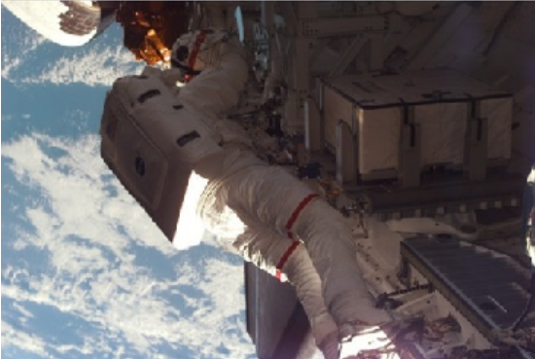
#> input picture 示例代码/直方图与图像增强/image/space.png, 536 x 359 px, found by its file name
$ jupyter execute HisEQ_CLAHE.ipynb
#> lines starting #> are read from the running program, lines starting #| are printed output that depends on the picture; after the words box and inside, x2 and y2 are one past the last pixel; in counts of white or black regions, pixels touching at a corner belong together
[cell 1]
import cv2
import numpy as np

#### 读入图像

[cell 2]
#img = cv2.imread('image\space.png')
img = cv2.imread('image\space.png',cv2.IMREAD_GRAYSCALE)
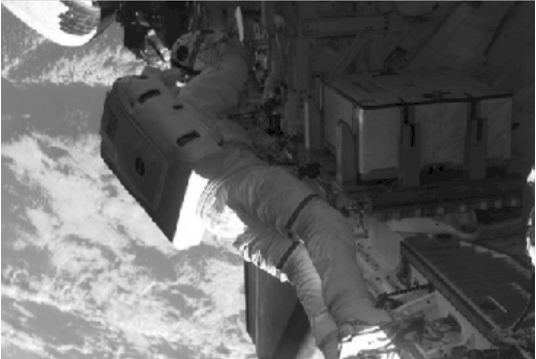
#> img: shape (359, 536); min 0, max 255, mean 99.4

[cell 3]
#cv2.imshow('name',img)
#cv2.waitKey(0)
#cv2.destroyAllWindows()

#### HisEQ 图像增强

[cell 4]
def equalize_hist(im, nbr_bins=256):
    """对一幅灰度图像进行直方图均衡化"""
#> called with nbr_bins = 256
    # 图像直方图统计
    imhist, bins = np.histogram(im.flatten(), nbr_bins)
#> imhist = 256 values, max 16370 at index 43, min 0 at index 1, mean 751.7; bins = 257 values from 0 to 255
    # 累积分布函数
    cdf = imhist.cumsum()
#> cdf = 256 values from 153 to 192424
    cdf = 255.0 * cdf / cdf[-1]
#> cdf = 256 values from 0.203 to 255
    # 使用累积分布函数的线性插值，计算新的像素值
    im2 = np.interp(im.flatten(), bins[:-1], cdf)  # 分段线性插值函数
    return im2.reshape(im.shape), cdf

[cell 5]
hisEQ,cdf = equalize_hist(img)
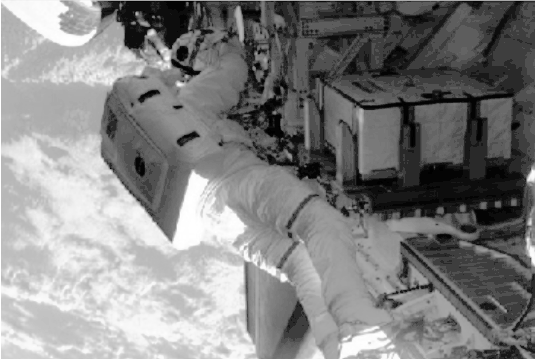
#> hisEQ: shape (359, 536) float64; min 0.203, max 255, mean 131.1
#> cdf = 256 values from 0.203 to 255
#hisEQ = hisEQ/255.0

#### CLAHE图像增强

[cell 6]
clahe = cv2.createCLAHE(clipLimit=2.0, tileGridSize=(4,4))
claheImg = clahe.apply(img)
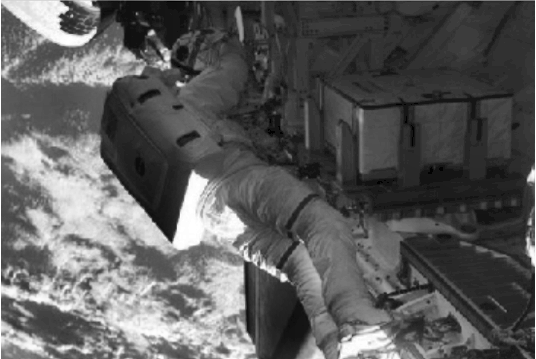
#> claheImg: shape (359, 536); min 1, max 255, mean 92.5
#claheImg = claheImg/255.0

[cell 7]
#imags = np.hstack((img,claheImg ))
imags = np.hstack((hisEQ,claheImg ))
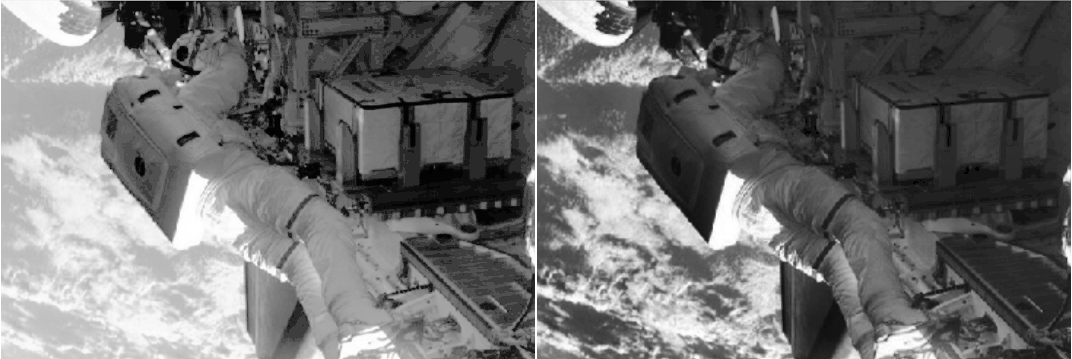
#> imags: shape (359, 1072) float64; min 0.203, max 255, mean 111.8
cv2.imshow('imags',imags)
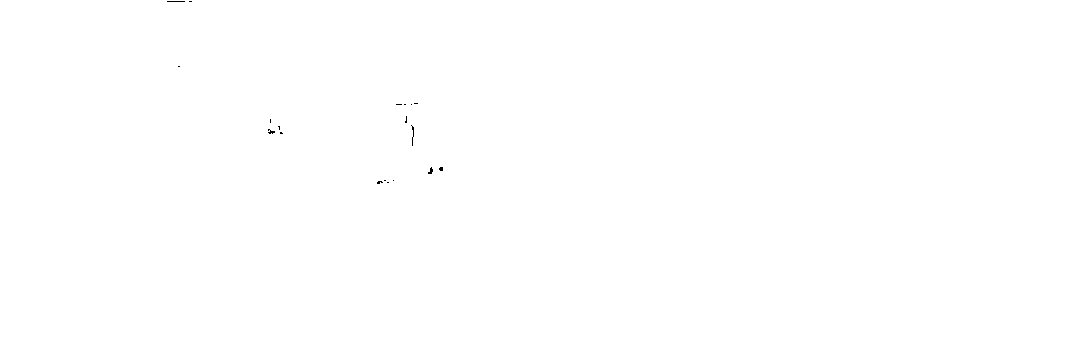
#> window 'imags': shape (359, 1072); values 51 (black) and 255 (white), 100% white; black in thin lines or dots, all inside (x1, y1, x2, y2) = (167, 1, 443, 184)
cv2.waitKey(0)
cv2.destroyAllWindows()
